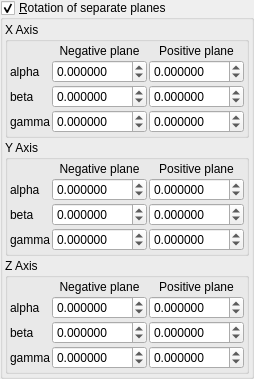
    <widget class="MyGroupBox" name="groupCheck_mandelbox_rotations_enabled">
     <property name="title">
      <string>&amp;Rotation of separate planes</string>
     </property>
     <property name="checkable">
      <bool>true</bool>
     </property>
     <layout class="QVBoxLayout" name="verticalLayout_4">
      <property name="spacing">
       <number>2</number>
      </property>
      <property name="leftMargin">
       <number>2</number>
      </property>
      <property name="topMargin">
       <number>2</number>
      </property>
      <property name="rightMargin">
       <number>2</number>
      </property>
      <property name="bottomMargin">
       <number>2</number>
      </property>
      <item>
       <widget class="QGroupBox" name="groupBox_5">
        <property name="title">
         <string>X Axis</string>
        </property>
        <layout class="QVBoxLayout" name="verticalLayout_5">
         <property name="spacing">
          <number>2</number>
         </property>
         <property name="leftMargin">
          <number>2</number>
         </property>
         <property name="topMargin">
          <number>2</number>
         </property>
         <property name="rightMargin">
          <number>2</number>
         </property>
         <property name="bottomMargin">
          <number>2</number>
         </property>
         <item>
          <layout class="QGridLayout" name="gridLayout_6" columnstretch="0,1,1">
           <property name="spacing">
            <number>2</number>
           </property>
           <item row="1" column="1">
            <widget class="MyDoubleSpinBox" name="spinboxd3_mandelbox_rotation_neg_1_x">
             <property name="sizePolicy">
              <sizepolicy hsizetype="Minimum" vsizetype="Maximum">
               <horstretch>0</horstretch>
               <verstretch>0</verstretch>
              </sizepolicy>
             </property>
             <property name="prefix">
              <string/>
             </property>
             <property name="suffix">
              <string/>
             </property>
             <property name="decimals">
              <number>6</number>
             </property>
             <property name="minimum">
              <double>-180.000000000000000</double>
             </property>
             <property name="maximum">
              <double>180.000000000000000</double>
             </property>
             <property name="singleStep">
              <double>1.000000000000000</double>
             </property>
            </widget>
           </item>
           <item row="3" column="0">
            <widget class="QLabel" name="label_18">
             <property name="text">
              <string notr="true">gamma</string>
             </property>
            </widget>
           </item>
           <item row="2" column="1">
            <widget class="MyDoubleSpinBox" name="spinboxd3_mandelbox_rotation_neg_1_y">
             <property name="sizePolicy">
              <sizepolicy hsizetype="Minimum" vsizetype="Maximum">
               <horstretch>0</horstretch>
               <verstretch>0</verstretch>
              </sizepolicy>
             </property>
             <property name="prefix">
              <string/>
             </property>
             <property name="suffix">
              <string/>
             </property>
             <property name="decimals">
              <number>6</number>
             </property>
             <property name="minimum">
              <double>-180.000000000000000</double>
             </property>
             <property name="maximum">
              <double>180.000000000000000</double>
             </property>
             <property name="singleStep">
              <double>1.000000000000000</double>
             </property>
            </widget>
           </item>
           <item row="2" column="0">
            <widget class="QLabel" name="label_16">
             <property name="text">
              <string notr="true">beta</string>
             </property>
            </widget>
           </item>
           <item row="3" column="1">
            <widget class="MyDoubleSpinBox" name="spinboxd3_mandelbox_rotation_neg_1_z">
             <property name="sizePolicy">
              <sizepolicy hsizetype="Minimum" vsizetype="Maximum">
               <horstretch>0</horstretch>
               <verstretch>0</verstretch>
              </sizepolicy>
             </property>
             <property name="prefix">
              <string/>
             </property>
             <property name="suffix">
              <string/>
             </property>
             <property name="decimals">
              <number>6</number>
             </property>
             <property name="minimum">
              <double>-180.000000000000000</double>
             </property>
             <property name="maximum">
              <double>180.000000000000000</double>
             </property>
             <property name="singleStep">
              <double>1.000000000000000</double>
             </property>
            </widget>
           </item>
           <item row="1" column="0">
            <widget class="QLabel" name="label_17">
             <property name="text">
              <string notr="true">alpha</string>
             </property>
            </widget>
           </item>
           <item row="0" column="1">
            <widget class="QLabel" name="label_22">
             <property name="text">
              <string>Negative plane</string>
             </property>
             <property name="alignment">
              <set>Qt::AlignCenter</set>
             </property>
            </widget>
           </item>
           <item row="0" column="2">
            <widget class="QLabel" name="label_23">
             <property name="text">
              <string>Positive plane</string>
             </property>
             <property name="alignment">
              <set>Qt::AlignCenter</set>
             </property>
            </widget>
           </item>
           <item row="1" column="2">
            <widget class="MyDoubleSpinBox" name="spinboxd3_mandelbox_rotation_pos_1_x">
             <property name="sizePolicy">
              <sizepolicy hsizetype="Minimum" vsizetype="Maximum">
               <horstretch>0</horstretch>
               <verstretch>0</verstretch>
              </sizepolicy>
             </property>
             <property name="prefix">
              <string/>
             </property>
             <property name="suffix">
              <string/>
             </property>
             <property name="decimals">
              <number>6</number>
             </property>
             <property name="minimum">
              <double>-180.000000000000000</double>
             </property>
             <property name="maximum">
              <double>180.000000000000000</double>
             </property>
             <property name="singleStep">
              <double>1.000000000000000</double>
             </property>
            </widget>
           </item>
           <item row="2" column="2">
            <widget class="MyDoubleSpinBox" name="spinboxd3_mandelbox_rotation_pos_1_y">
             <property name="sizePolicy">
              <sizepolicy hsizetype="Minimum" vsizetype="Maximum">
               <horstretch>0</horstretch>
               <verstretch>0</verstretch>
              </sizepolicy>
             </property>
             <property name="prefix">
              <string/>
             </property>
             <property name="suffix">
              <string/>
             </property>
             <property name="decimals">
              <number>6</number>
             </property>
             <property name="minimum">
              <double>-180.000000000000000</double>
             </property>
             <property name="maximum">
              <double>180.000000000000000</double>
             </property>
             <property name="singleStep">
              <double>1.000000000000000</double>
             </property>
            </widget>
           </item>
           <item row="3" column="2">
            <widget class="MyDoubleSpinBox" name="spinboxd3_mandelbox_rotation_pos_1_z">
             <property name="sizePolicy">
              <sizepolicy hsizetype="Minimum" vsizetype="Maximum">
               <horstretch>0</horstretch>
               <verstretch>0</verstretch>
              </sizepolicy>
             </property>
             <property name="prefix">
              <string/>
             </property>
             <property name="suffix">
              <string/>
             </property>
             <property name="decimals">
              <number>6</number>
             </property>
             <property name="minimum">
              <double>-180.000000000000000</double>
             </property>
             <property name="maximum">
              <double>180.000000000000000</double>
             </property>
             <property name="singleStep">
              <double>1.000000000000000</double>
             </property>
            </widget>
           </item>
          </layout>
         </item>
        </layout>
       </widget>
      </item>
      <item>
       <widget class="QGroupBox" name="groupBox_6">
        <property name="title">
         <string>Y Axis</string>
        </property>
        <layout class="QVBoxLayout" name="verticalLayout_6">
         <property name="spacing">
          <number>2</number>
         </property>
         <property name="leftMargin">
          <number>2</number>
         </property>
         <property name="topMargin">
          <number>2</number>
         </property>
         <property name="rightMargin">
          <number>2</number>
         </property>
         <property name="bottomMargin">
          <number>2</number>
         </property>
         <item>
          <layout class="QGridLayout" name="gridLayout_3" columnstretch="0,1,1">
           <property name="spacing">
            <number>2</number>
           </property>
           <item row="1" column="1">
            <widget class="MyDoubleSpinBox" name="spinboxd3_mandelbox_rotation_neg_2_x">
             <property name="sizePolicy">
              <sizepolicy hsizetype="Minimum" vsizetype="Maximum">
               <horstretch>0</horstretch>
               <verstretch>0</verstretch>
              </sizepolicy>
             </property>
             <property name="prefix">
              <string/>
             </property>
             <property name="suffix">
              <string/>
             </property>
             <property name="decimals">
              <number>6</number>
             </property>
             <property name="minimum">
              <double>-180.000000000000000</double>
             </property>
             <property name="maximum">
              <double>180.000000000000000</double>
             </property>
             <property name="singleStep">
              <double>1.000000000000000</double>
             </property>
            </widget>
           </item>
           <item row="1" column="0">
            <widget class="QLabel" name="label_49">
             <property name="text">
              <string notr="true">alpha</string>
             </property>
            </widget>
           </item>
           <item row="3" column="1">
            <widget class="MyDoubleSpinBox" name="spinboxd3_mandelbox_rotation_neg_2_z">
             <property name="sizePolicy">
              <sizepolicy hsizetype="Minimum" vsizetype="Maximum">
               <horstretch>0</horstretch>
               <verstretch>0</verstretch>
              </sizepolicy>
             </property>
             <property name="prefix">
              <string/>
             </property>
             <property name="suffix">
              <string/>
             </property>
             <property name="decimals">
              <number>6</number>
             </property>
             <property name="minimum">
              <double>-180.000000000000000</double>
             </property>
             <property name="maximum">
              <double>180.000000000000000</double>
             </property>
             <property name="singleStep">
              <double>1.000000000000000</double>
             </property>
            </widget>
           </item>
           <item row="1" column="2">
            <widget class="MyDoubleSpinBox" name="spinboxd3_mandelbox_rotation_pos_2_x">
             <property name="sizePolicy">
              <sizepolicy hsizetype="Minimum" vsizetype="Maximum">
               <horstretch>0</horstretch>
               <verstretch>0</verstretch>
              </sizepolicy>
             </property>
             <property name="prefix">
              <string/>
             </property>
             <property name="suffix">
              <string/>
             </property>
             <property name="decimals">
              <number>6</number>
             </property>
             <property name="minimum">
              <double>-180.000000000000000</double>
             </property>
             <property name="maximum">
              <double>180.000000000000000</double>
             </property>
             <property name="singleStep">
              <double>1.000000000000000</double>
             </property>
            </widget>
           </item>
           <item row="2" column="1">
            <widget class="MyDoubleSpinBox" name="spinboxd3_mandelbox_rotation_neg_2_y">
             <property name="sizePolicy">
              <sizepolicy hsizetype="Minimum" vsizetype="Maximum">
               <horstretch>0</horstretch>
               <verstretch>0</verstretch>
              </sizepolicy>
             </property>
             <property name="prefix">
              <string/>
             </property>
             <property name="suffix">
              <string/>
             </property>
             <property name="decimals">
              <number>6</number>
             </property>
             <property name="minimum">
              <double>-180.000000000000000</double>
             </property>
             <property name="maximum">
              <double>180.000000000000000</double>
             </property>
             <property name="singleStep">
              <double>1.000000000000000</double>
             </property>
            </widget>
           </item>
           <item row="2" column="2">
            <widget class="MyDoubleSpinBox" name="spinboxd3_mandelbox_rotation_pos_2_y">
             <property name="sizePolicy">
              <sizepolicy hsizetype="Minimum" vsizetype="Maximum">
               <horstretch>0</horstretch>
               <verstretch>0</verstretch>
              </sizepolicy>
             </property>
             <property name="prefix">
              <string/>
             </property>
             <property name="suffix">
              <string/>
             </property>
             <property name="decimals">
              <number>6</number>
             </property>
             <property name="minimum">
              <double>-180.000000000000000</double>
             </property>
             <property name="maximum">
              <double>180.000000000000000</double>
             </property>
             <property name="singleStep">
              <double>1.000000000000000</double>
             </property>
            </widget>
           </item>
           <item row="2" column="0">
            <widget class="QLabel" name="label_48">
             <property name="text">
              <string notr="true">beta</string>
             </property>
            </widget>
           </item>
           <item row="3" column="0">
            <widget class="QLabel" name="label_47">
             <property name="text">
              <string notr="true">gamma</string>
             </property>
            </widget>
           </item>
           <item row="3" column="2">
            <widget class="MyDoubleSpinBox" name="spinboxd3_mandelbox_rotation_pos_2_z">
             <property name="sizePolicy">
              <sizepolicy hsizetype="Minimum" vsizetype="Maximum">
               <horstretch>0</horstretch>
               <verstretch>0</verstretch>
              </sizepolicy>
             </property>
             <property name="prefix">
              <string/>
             </property>
             <property name="suffix">
              <string/>
             </property>
             <property name="decimals">
              <number>6</number>
             </property>
             <property name="minimum">
              <double>-180.000000000000000</double>
             </property>
             <property name="maximum">
              <double>180.000000000000000</double>
             </property>
             <property name="singleStep">
              <double>1.000000000000000</double>
             </property>
            </widget>
           </item>
           <item row="0" column="1">
            <widget class="QLabel" name="label_50">
             <property name="text">
              <string>Negative plane</string>
             </property>
             <property name="alignment">
              <set>Qt::AlignCenter</set>
             </property>
            </widget>
           </item>
           <item row="0" column="2">
            <widget class="QLabel" name="label_46">
             <property name="text">
              <string>Positive plane</string>
             </property>
             <property name="alignment">
              <set>Qt::AlignCenter</set>
             </property>
            </widget>
           </item>
          </layout>
         </item>
        </layout>
       </widget>
      </item>
      <item>
       <widget class="QGroupBox" name="groupBox_7">
        <property name="title">
         <string>Z Axis</string>
        </property>
        <layout class="QVBoxLayout" name="verticalLayout_7">
         <property name="spacing">
          <number>2</number>
         </property>
         <property name="leftMargin">
          <number>2</number>
         </property>
         <property name="topMargin">
          <number>2</number>
         </property>
         <property name="rightMargin">
          <number>2</number>
         </property>
         <property name="bottomMargin">
          <number>2</number>
         </property>
         <item>
          <layout class="QGridLayout" name="gridLayout_7" columnstretch="0,1,1">
           <property name="spacing">
            <number>2</number>
           </property>
           <item row="1" column="1">
            <widget class="MyDoubleSpinBox" name="spinboxd3_mandelbox_rotation_neg_3_x">
             <property name="sizePolicy">
              <sizepolicy hsizetype="Minimum" vsizetype="Maximum">
               <horstretch>0</horstretch>
               <verstretch>0</verstretch>
              </sizepolicy>
             </property>
             <property name="prefix">
              <string/>
             </property>
             <property name="suffix">
              <string/>
             </property>
             <property name="decimals">
              <number>6</number>
             </property>
             <property name="minimum">
              <double>-180.000000000000000</double>
             </property>
             <property name="maximum">
              <double>180.000000000000000</double>
             </property>
             <property name="singleStep">
              <double>1.000000000000000</double>
             </property>
            </widget>
           </item>
           <item row="2" column="1">
            <widget class="MyDoubleSpinBox" name="spinboxd3_mandelbox_rotation_neg_3_y">
             <property name="sizePolicy">
              <sizepolicy hsizetype="Minimum" vsizetype="Maximum">
               <horstretch>0</horstretch>
               <verstretch>0</verstretch>
              </sizepolicy>
             </property>
             <property name="prefix">
              <string/>
             </property>
             <property name="suffix">
              <string/>
             </property>
             <property name="decimals">
              <number>6</number>
             </property>
             <property name="minimum">
              <double>-180.000000000000000</double>
             </property>
             <property name="maximum">
              <double>180.000000000000000</double>
             </property>
             <property name="singleStep">
              <double>1.000000000000000</double>
             </property>
            </widget>
           </item>
           <item row="3" column="0">
            <widget class="QLabel" name="label_55">
             <property name="text">
              <string notr="true">gamma</string>
             </property>
            </widget>
           </item>
           <item row="1" column="0">
            <widget class="QLabel" name="label_57">
             <property name="text">
              <string notr="true">alpha</string>
             </property>
            </widget>
           </item>
           <item row="2" column="0">
            <widget class="QLabel" name="label_56">
             <property name="text">
              <string notr="true">beta</string>
             </property>
            </widget>
           </item>
           <item row="3" column="1">
            <widget class="MyDoubleSpinBox" name="spinboxd3_mandelbox_rotation_neg_3_z">
             <property name="sizePolicy">
              <sizepolicy hsizetype="Minimum" vsizetype="Maximum">
               <horstretch>0</horstretch>
               <verstretch>0</verstretch>
              </sizepolicy>
             </property>
             <property name="prefix">
              <string/>
             </property>
             <property name="suffix">
              <string/>
             </property>
             <property name="decimals">
              <number>6</number>
             </property>
             <property name="minimum">
              <double>-180.000000000000000</double>
             </property>
             <property name="maximum">
              <double>180.000000000000000</double>
             </property>
             <property name="singleStep">
              <double>1.000000000000000</double>
             </property>
            </widget>
           </item>
           <item row="0" column="1">
            <widget class="QLabel" name="label_58">
             <property name="text">
              <string>Negative plane</string>
             </property>
             <property name="alignment">
              <set>Qt::AlignCenter</set>
             </property>
            </widget>
           </item>
           <item row="0" column="2">
            <widget class="QLabel" name="label_54">
             <property name="text">
              <string>Positive plane</string>
             </property>
             <property name="alignment">
              <set>Qt::AlignCenter</set>
             </property>
            </widget>
           </item>
           <item row="1" column="2">
            <widget class="MyDoubleSpinBox" name="spinboxd3_mandelbox_rotation_pos_3_x">
             <property name="sizePolicy">
              <sizepolicy hsizetype="Minimum" vsizetype="Maximum">
               <horstretch>0</horstretch>
               <verstretch>0</verstretch>
              </sizepolicy>
             </property>
             <property name="prefix">
              <string/>
             </property>
             <property name="suffix">
              <string/>
             </property>
             <property name="decimals">
              <number>6</number>
             </property>
             <property name="minimum">
              <double>-180.000000000000000</double>
             </property>
             <property name="maximum">
              <double>180.000000000000000</double>
             </property>
             <property name="singleStep">
              <double>1.000000000000000</double>
             </property>
            </widget>
           </item>
           <item row="2" column="2">
            <widget class="MyDoubleSpinBox" name="spinboxd3_mandelbox_rotation_pos_3_y">
             <property name="sizePolicy">
              <sizepolicy hsizetype="Minimum" vsizetype="Maximum">
               <horstretch>0</horstretch>
               <verstretch>0</verstretch>
              </sizepolicy>
             </property>
             <property name="prefix">
              <string/>
             </property>
             <property name="suffix">
              <string/>
             </property>
             <property name="decimals">
              <number>6</number>
             </property>
             <property name="minimum">
              <double>-180.000000000000000</double>
             </property>
             <property name="maximum">
              <double>180.000000000000000</double>
             </property>
             <property name="singleStep">
              <double>1.000000000000000</double>
             </property>
            </widget>
           </item>
           <item row="3" column="2">
            <widget class="MyDoubleSpinBox" name="spinboxd3_mandelbox_rotation_pos_3_z">
             <property name="sizePolicy">
              <sizepolicy hsizetype="Minimum" vsizetype="Maximum">
               <horstretch>0</horstretch>
               <verstretch>0</verstretch>
              </sizepolicy>
             </property>
             <property name="prefix">
              <string/>
             </property>
             <property name="suffix">
              <string/>
             </property>
             <property name="decimals">
              <number>6</number>
             </property>
             <property name="minimum">
              <double>-180.000000000000000</double>
             </property>
             <property name="maximum">
              <double>180.000000000000000</double>
             </property>
             <property name="singleStep">
              <double>1.000000000000000</double>
             </property>
            </widget>
           </item>
          </layout>
         </item>
        </layout>
       </widget>
      </item>
     </layout>
    </widget>
